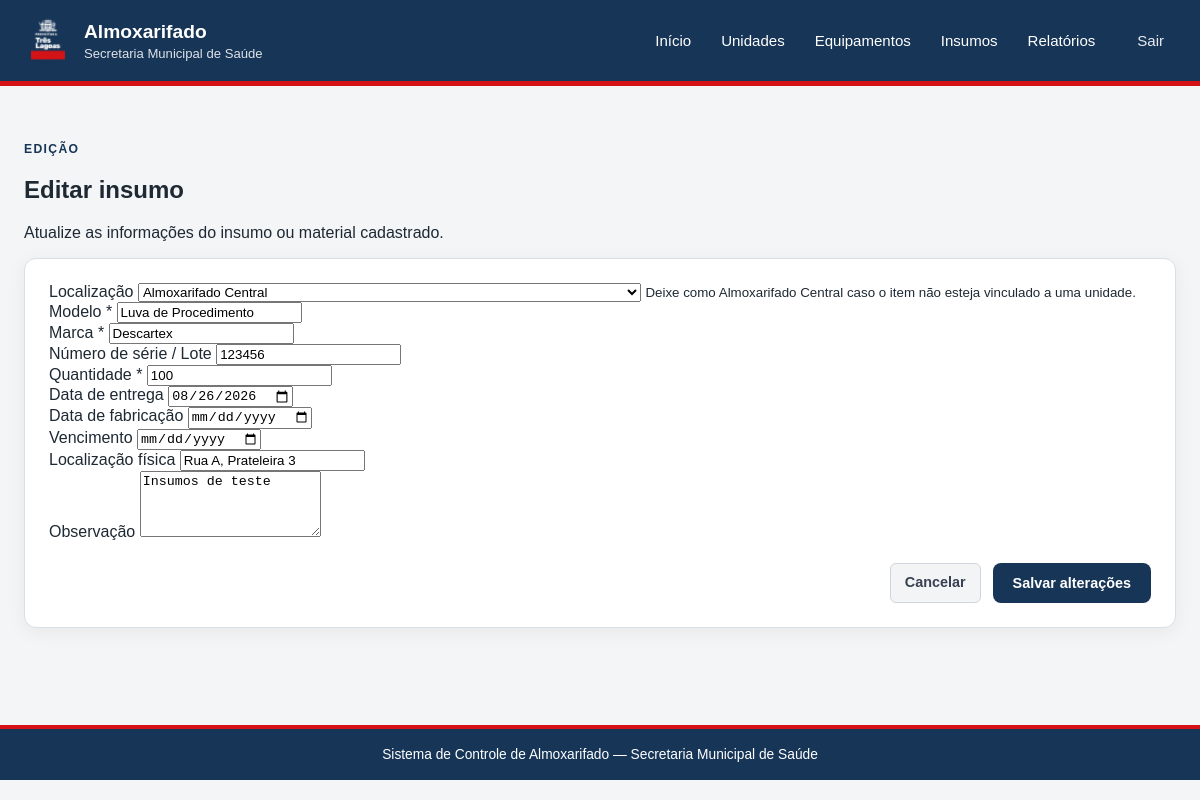
Page /insumos/1/editar (signed in) on the earlier database version.
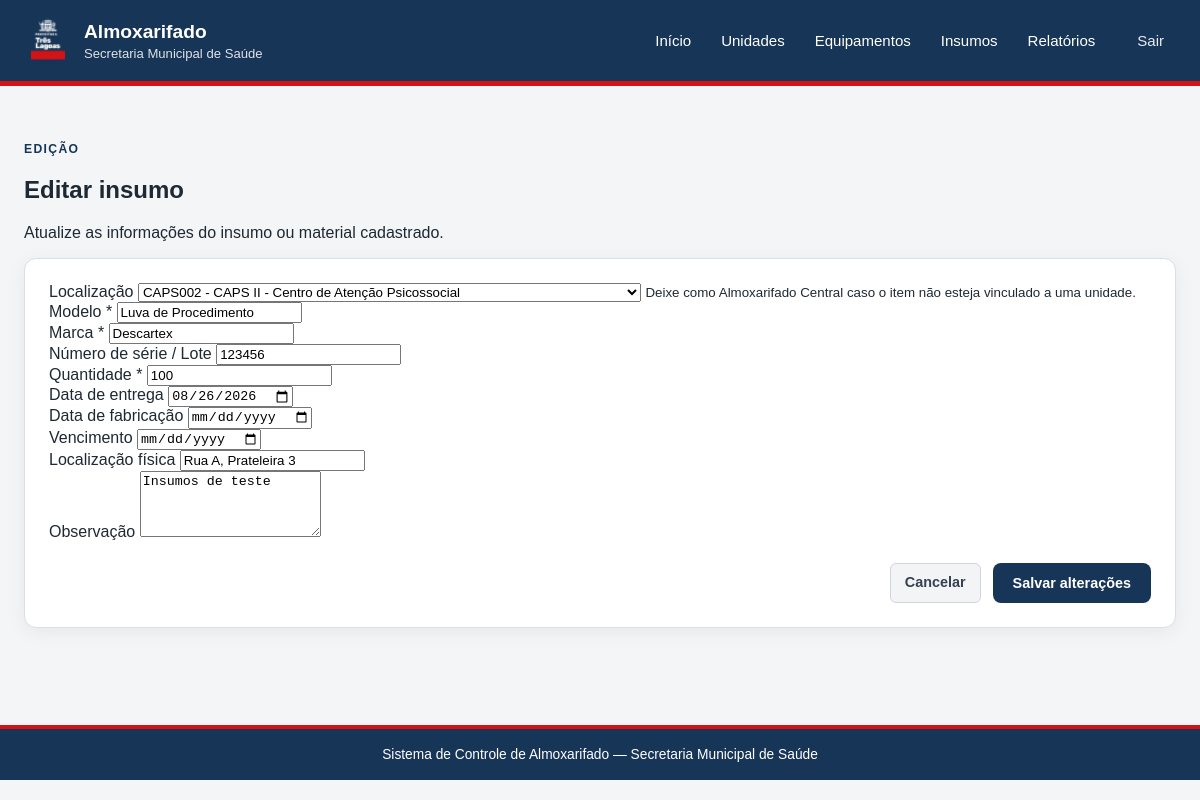
Same page on the later database version.
### tables this page shows
CREATE TABLE insumos (
    id_insumo INTEGER PRIMARY KEY AUTOINCREMENT,
    id_unidade INTEGER,
    modelo TEXT,
    marca TEXT,
    numero_serie TEXT,
    quantidade INTEGER DEFAULT 0,
    data_entrega DATE,
    data_fabricacao DATE,
    vencimento DATE,
    localizacao TEXT,
    observacao TEXT,
    FOREIGN KEY (id_unidade) REFERENCES unidades(id_unidade)
);

CREATE TABLE unidades (
    id_unidade INTEGER PRIMARY KEY AUTOINCREMENT,
    codigo TEXT NOT NULL UNIQUE,
    nome TEXT NOT NULL,
    tipo TEXT,
    endereco TEXT,
    ativo BOOLEAN DEFAULT 1
, grupo_rede TEXT, tipo_unidade TEXT);

### app.py (the view, shortened to what this page needs)
@app.route("/insumos/<int:id_insumo>/editar", methods=["GET", "POST"])
@login_required
def editar_insumo(id_insumo):
    with get_db_connection() as conn:
        insumo = conn.execute(
            """
            SELECT *
            FROM insumos
            WHERE id_insumo = ?
            """,
            (id_insumo,),
        ).fetchone()
        lista_unidades = conn.execute(
            """
            SELECT id_unidade, codigo, nome
            FROM unidades
            ORDER BY nome
            """
        ).fetchall()
    if insumo is None:
        flash("Insumo não encontrado.", "erro")
        return redirect(url_for("insumos"))
    return render_template(
        "editar_insumo.html",
        insumo=insumo,
        unidades=lista_unidades,
    )

### app.py (called while the page is built)
def login_required(f):
    @wraps(f)
    def decorated_function(*args, **kwargs):
        if not session.get("logged_in"):
            flash("Você precisa fazer login para acessar esta página.", "erro")
            return redirect(url_for("login", next=request.url))
        return f(*args, **kwargs)
    return decorated_function

def get_db_connection():
    conn = sqlite3.connect(DATABASE)
    conn.row_factory = sqlite3.Row
    conn.execute("PRAGMA foreign_keys = ON")
    return conn

### templates/editar_insumo.html (shortened to what the changed rows need)
{% extends "base.html" %}
{% block content %}
<section class="cabecalho-pagina">
    <div>
        <h2>Editar insumo</h2>
    </div>
</section>
<section class="painel painel--formulario">
    <form method="post" class="formulario">
        <div class="campo">
            <label for="id_unidade">Localização</label>
            <select id="id_unidade" name="id_unidade">
                <option value="" {% if not insumo['id_unidade'] %}selected{% endif %}>
                    Almoxarifado Central
                </option>
                {% for unidade in unidades %}
                    <option
                        value="{{ unidade['id_unidade'] }}"
                        {% if unidade['id_unidade'] == insumo['id_unidade'] %}selected{% endif %}
                    >
                        {{ unidade['codigo'] }} - {{ unidade['nome'] }}
                    </option>
                {% endfor %}
            </select>
            <small>Deixe como Almoxarifado Central caso o item não esteja vinculado a uma unidade.</small>
        </div>
        <div class="campo">
            <label for="modelo">Modelo *</label>
            <input
                type="text"
                id="modelo"
                name="modelo"
                value="{{ insumo['modelo'] }}"
                required
            >
        </div>
        <div class="campo">
            <label for="marca">Marca *</label>
            <input
                type="text"
                id="marca"
                name="marca"
                value="{{ insumo['marca'] }}"
                required
            >
        </div>
        <div class="campo">
            <label for="numero_serie">Número de série / Lote</label>
            <input
                type="text"
                id="numero_serie"
                name="numero_serie"
                value="{{ insumo['numero_serie'] or '' }}"
            >
        </div>
        <div class="campo">
            <label for="quantidade">Quantidade *</label>
            <input
                type="number"
                id="quantidade"
                name="quantidade"
                value="{{ insumo['quantidade'] }}"
                min="0"
                required
            >
        </div>
        <div class="campo">
            <label for="data_entrega">Data de entrega</label>
            <input
                type="date"
                id="data_entrega"
                name="data_entrega"
                value="{{ insumo['data_entrega'] or '' }}"
            >
        </div>
        <div class="campo">
            <label for="localizacao">Localização física</label>
            <input
                type="text"
                id="localizacao"
                name="localizacao"
                value="{{ insumo['localizacao'] or '' }}"
                placeholder="Ex.: Rua A, Prateleira 3"
            >
        </div>
        <div class="campo">
            <label for="observacao">Observação</label>
            <textarea
                id="observacao"
                name="observacao"
                rows="4"
            >{{ insumo['observacao'] or '' }}</textarea>
        </div>
    </form>
</section>
{% endblock %}

Differences in the rows shown:
changed insumos "Luva de Procedimento": id_unidade (not shown) → "CAPS002 - CAPS II - Centro de Atenção Psicossocial"
Other differences:
form field id_unidade: "Almoxarifado Central" → (not shown)
